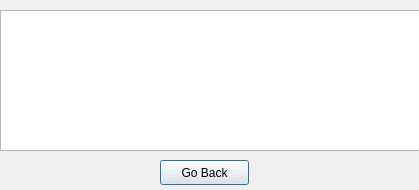
<?xml version="1.0" encoding="UTF-8"?>
<ui version="4.0">
 <class>Dialog</class>
 <widget class="QDialog" name="Dialog">
  <property name="geometry">
   <rect>
    <x>0</x>
    <y>0</y>
    <width>419</width>
    <height>190</height>
   </rect>
  </property>
  <property name="windowTitle">
   <string>Dialog</string>
  </property>
  <widget class="QPushButton" name="btn">
   <property name="geometry">
    <rect>
     <x>160</x>
     <y>160</y>
     <width>89</width>
     <height>25</height>
    </rect>
   </property>
   <property name="styleSheet">
    <string notr="true"/>
   </property>
   <property name="text">
    <string>Go Back</string>
   </property>
  </widget>
  <widget class="QTextBrowser" name="TBr">
   <property name="geometry">
    <rect>
     <x>0</x>
     <y>10</y>
     <width>421</width>
     <height>141</height>
    </rect>
   </property>
  </widget>
 </widget>
 <resources/>
 <connections/>
</ui>
